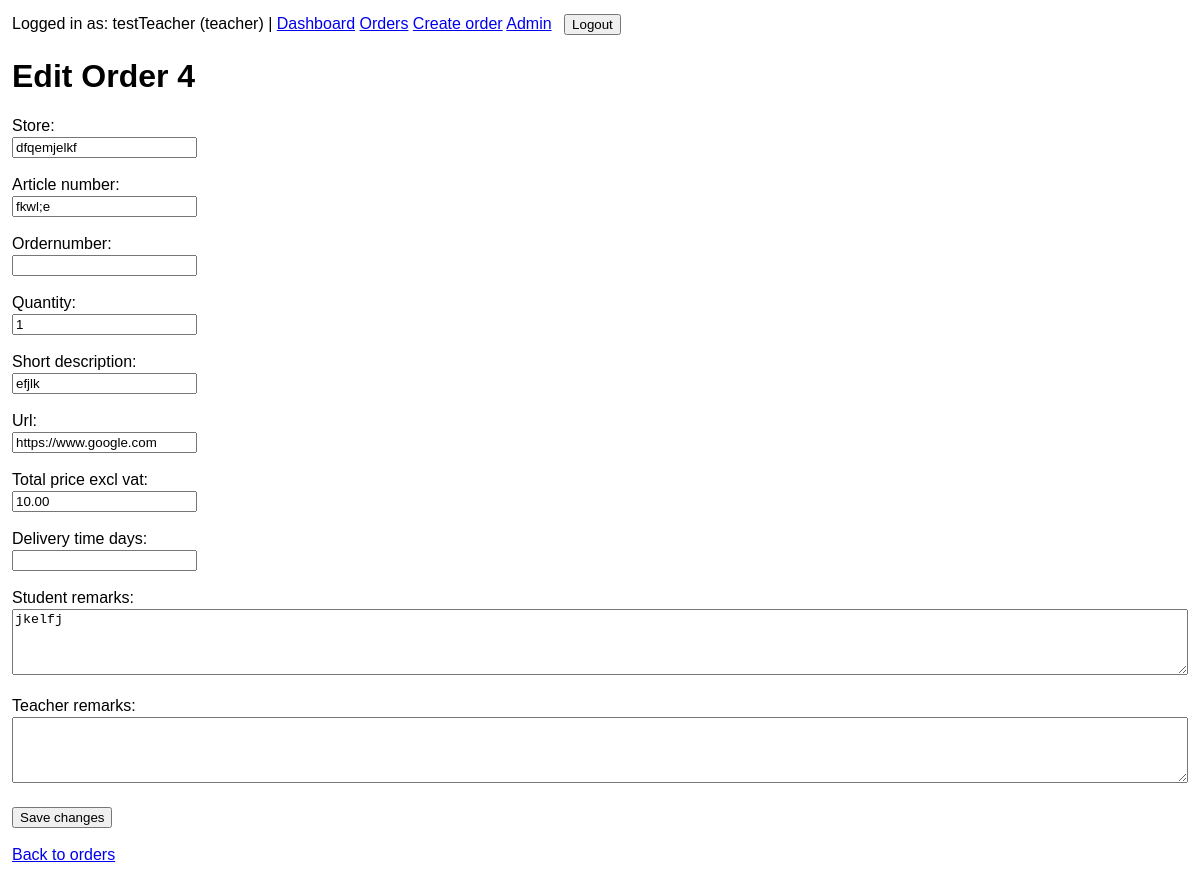
The page /orders/4/edit/ (signed in) on the database its author committed.
### accounts/models.py (models this page shows, shortened)
class User(AbstractUser):
    ROLE_ADMIN = "admin"
    ROLE_TEACHER = "teacher"
    ROLE_STUDENT = "student"
    ROLE_CHOICES = [
        (ROLE_ADMIN, "Admin"),
        (ROLE_TEACHER, "Teacher"),
        (ROLE_STUDENT, "Student"),
    ]
    email = models.EmailField(unique=True)
    name = models.CharField(max_length=255)
    role = models.CharField(max_length=20, choices=ROLE_CHOICES, default=ROLE_STUDENT)
    USERNAME_FIELD = "email"
    REQUIRED_FIELDS = ["username", "name"]

### orders/models.py (models this page shows, shortened)
class Order(models.Model):
    ORDER_TYPE_STUDENT = "student_order"
    ORDER_TYPE_TEACHER = "teacher_order"
    ORDER_TYPE_CHOICES = [
        (ORDER_TYPE_STUDENT, "Student order"),
        (ORDER_TYPE_TEACHER, "Teacher order"),
    ]
    STATUS_DRAFT = "draft"
    STATUS_SUBMITTED = "submitted"
    STATUS_APPROVED = "approved"
    STATUS_REJECTED = "rejected"
    STATUS_REWORK = "rework"
    STATUS_CHOICES = [
        (STATUS_DRAFT, "Draft"),
        (STATUS_SUBMITTED, "Submitted"),
        (STATUS_APPROVED, "Approved"),
        (STATUS_REJECTED, "Rejected"),
        (STATUS_REWORK, "Needs rework"),
    ]
    user = models.ForeignKey(
        settings.AUTH_USER_MODEL,
        on_delete=models.CASCADE,
        related_name="orders",
    )
    order_type = models.CharField(max_length=20, choices=ORDER_TYPE_CHOICES)
    store = models.CharField(max_length=255)
    article_number = models.CharField(max_length=100, blank=True)
    ordernumber = models.CharField(
        max_length=100,
        blank=True,
        db_index=True,
        help_text="ERP order number",
    )
    quantity = models.PositiveIntegerField(default=1)
    status = models.CharField(max_length=20, choices=STATUS_CHOICES, default=STATUS_DRAFT)
    decision_reason = models.TextField(blank=True)
    created_at = models.DateTimeField(auto_now_add=True)
    short_description = models.CharField(max_length=255)
    url = models.URLField(blank=True)
    total_price_excl_vat = models.DecimalField(max_digits=10, decimal_places=2, null=True, blank=True)
    delivery_time_days = models.PositiveIntegerField(null=True, blank=True)
    purchase_request_number = models.CharField(max_length=100, blank=True)
    finance_order_date = models.DateField(null=True, blank=True)
    shipped_date = models.DateField(null=True, blank=True)
    received_date = models.DateField(null=True, blank=True)
    student_remarks = models.TextField(blank=True)
    teacher_remarks = models.TextField(blank=True)
    decided_by = models.ForeignKey(
        settings.AUTH_USER_MODEL,
        on_delete=models.SET_NULL,
        null=True,
        blank=True,
        related_name="decided_orders",
    )
    decided_at = models.DateTimeField(null=True, blank=True)
    class Meta:
        ordering = ["-created_at"]

### orders/views.py (the view)
# urls.py: path("orders/<int:order_id>/edit/", order_edit, name="order_edit"),
@login_required
def order_edit(request, order_id):
    order = get_object_or_404(
        Order.objects.select_related("user", "decided_by"),
        pk=order_id,
    )
    if not user_can_view_order(request.user, order):
        raise Http404("You do not have permission to view this order.")
    if not user_can_edit_order(request.user, order):
        raise Http404("You do not have permission to edit this order.")
    if request.method == "POST":
        form = OrderEditForm(request.POST, instance=order, user=request.user)
        if form.is_valid():
            form.save()
            messages.success(request, f"Order {order.id} was updated successfully.")
            return redirect("orders:order_list")
    else:
        form = OrderEditForm(instance=order, user=request.user)
    context = {
        "form": form,
        "order": order,
        "page_title": f"Edit Order {order.id}",
        "submit_label": "Save changes",
    }
    return render(request, "orders/order_form.html", context)

### orders/forms.py
class OrderEditForm(OrderBaseForm):
    pass

### orders/views.py (called while the page is built, shortened)
def user_can_view_order(user, order):
    if user.role == User.ROLE_ADMIN:
        return True
    if order.user_id == user.id:
        return True

def user_can_edit_order(user, order):
    if user.role == User.ROLE_ADMIN:
        return True
    if order.user_id != user.id:
        return False
    if order.status in [Order.STATUS_APPROVED, Order.STATUS_REJECTED]:
        return False
    return True

### templates/orders/order_form.html (shortened to what this page needs)
{% extends "base.html" %}
{% block content %}
    <h1>{{ page_title }}</h1>
    <div class="card">
        <form method="post">
            {% for field in form %}
                <p>
                    {{ field.label_tag }}<br>
                    {{ field }}
                </p>
            {% endfor %}
            <button type="submit">{{ submit_label }}</button>
        </form>
    </div>
    <p>
        <a href="{% url 'orders:order_list' %}">Back to orders</a>
    </p>
{% endblock %}

### templates/base.html (shortened to what this page needs)
<!DOCTYPE html>
<html lang="en">
<head>
</head>
<body>
    <div class="top-nav">
        {% if user.is_authenticated %}
            Logged in as: {{ user.name }} ({{ user.role }})
            |
            <a href="{% url 'orders:dashboard' %}">Dashboard</a>
            <a href="{% url 'orders:order_list' %}">Orders</a>
            <a href="{% url 'orders:order_create' %}">Create order</a>
            <a href="/admin/">Admin</a>
            <form method="post" action="{% url 'logout' %}">
                <button type="submit">Logout</button>
            </form>
        {% else %}
            <a href="{% url 'login' %}">Login</a>
        {% endif %}
    </div>
    {% block content %}{% endblock %}
</body>
</html>

### templates/base.html (style rules this page uses)
body { font-family: Arial, sans-serif; margin: 12px; }
form { margin-bottom: 12px; }
input, select, textarea, button { margin: 2px 0; }
textarea { width: 100%; box-sizing: border-box; }
.top-nav { margin-bottom: 16px; }
.top-nav form { display: inline; margin-left: 8px; }

### rows shown on the page
User: name "testTeacher", role "teacher"
Order: form "dfqemjelkf" "fkwl;e" "1" "efjlk" "https://www.google.com" "10.00" "jkelfj"

### other values the page prints
{{ page_title }} "Edit Order 4"
{{ field.label_tag }} "Store:" "Article number:" "Ordernumber:" "Quantity:" "Short description:" "Url:" "Total price excl vat:" "Delivery time days:" "Student remarks:" "Teacher remarks:"
{{ submit_label }} "Save changes"
